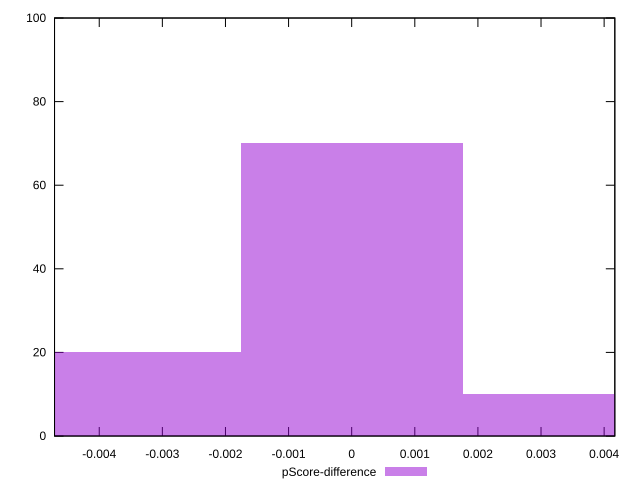

The gnuplot source for this figure:
reset

$pScoreDifference <<EOF
0.0035217077253199675 10
-0.0035217077253199675 20
0 70
EOF

set key outside below
set boxwidth 0.0035217077253199675
set xrange [-0.0047083602048932915:0.004169341665313908]
set yrange [0:100]
set trange [0:100]
set style fill transparent solid 0.5 noborder
set terminal svg size 640, 490 enhanced background rgb 'white'
set output "report_00017_2021-02-10T15-08-03.406Z/first-cpu-idle/samples/pages+cached+noadtech+nomedia+nocss/pScore-difference/histogram.svg"

plot $pScoreDifference title "pScore-difference" with boxes

reset
